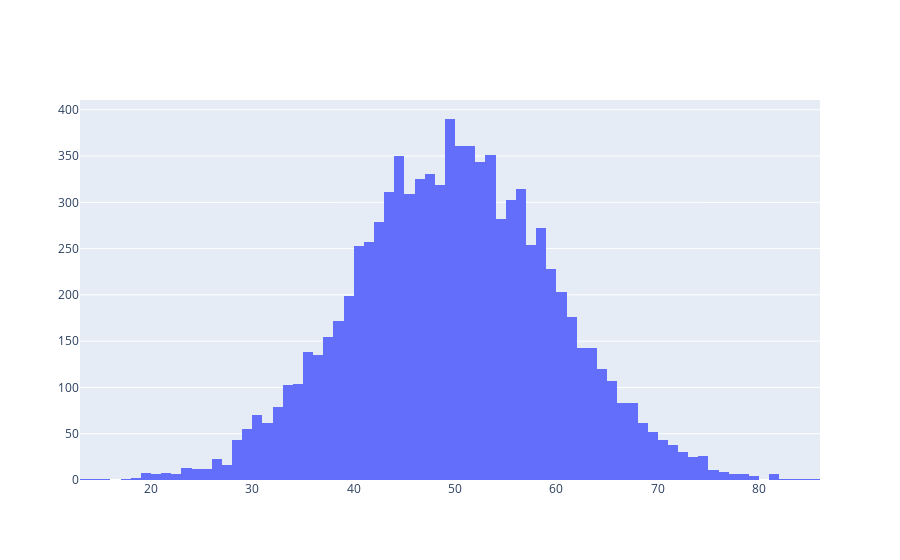

This figure's notebook cell:
### Code cell
### scenarios 

fig = go.Figure()

fig.add_trace(go.Histogram(x=demands))

fig.show()

### Figure 1 — Plotly figure (JSON) as saved in the notebook; plotly's stock layout.template omitted (floating-point values rounded to 4 significant figures; data arrays with more than 128 entries replaced by an {"elided": "..."} marker saying what was removed)
{"data": [{"type": "histogram", "x": {"elided": "9000 float values"}}], "layout": {}}
